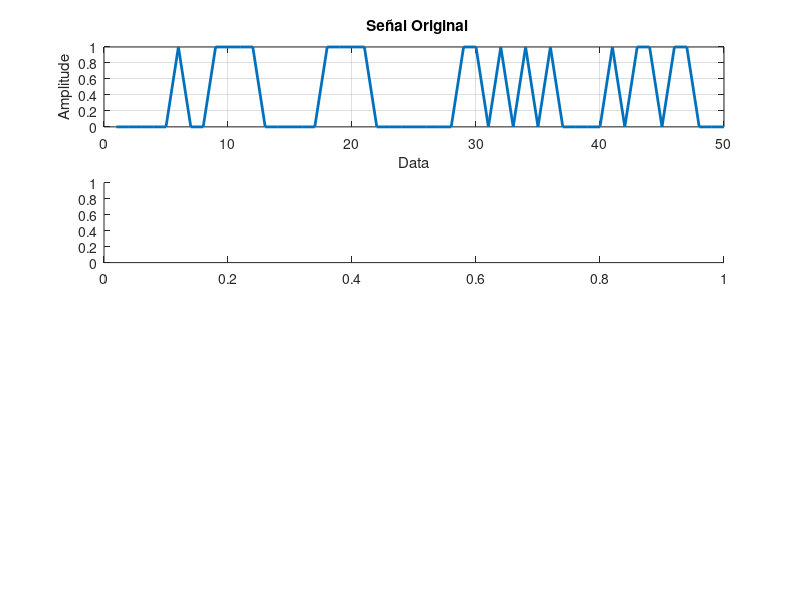

This figure's MATLAB source: (Note: this script raises an error after producing the figure.)
clc;
clear all;
close all;

cnt=0;
%data=[0 1 0 1 1 1 0 1 1 1 1 1 0 1]; % La información deben ser bits.
data = randn(50,1);
for i=1:length(data)
    if data(i)<=0
        data(i)=0;
        %disp("data is: "+data(i));
    elseif data(i)>0
        data(i)=1;
    end
end
%Number_of_bit=1024;
%data=randint(Number_of_bit,1);
figure(1)
figure(1)
subplot(4,1,1)
plot(data,'linewidth',2), grid on;
title('  Señal Original');
xlabel("Data");
ylabel("Amplitude");

axis([ 0 length(data) 0 1]);
data_NRZ=2*data-1; % Data Represented at NRZ form for QPSK modulation
s_p_data=reshape(data_NRZ,2,length(data)/2);  % S/P convertion of data
br=10.^6; %Let us transmission bit rate  1000000
f=br; % minimum carrier frequency
T=1/br; % bit duration
t=T/99:T/99:T; % Time vector for one bit information

% XXXXXXXXXXXXXXXXXXXXXXX QPSK modulation  XXXXXXXXXXXXXXXXXXXXXXXXXXXXXXXXX
y=[];
y_in=[];
y_qd=[];
y_noise = [];

for i=1:length(data)/2
    y1=s_p_data(1,i)*cos(2*pi*f*t); % inphase component
    %disp("size of y1: "+size(t));
    y2=s_p_data(2,i)*sin(2*pi*f*t) ;% Quadrature component
    y_in=[y_in y1]; % inphase signal vector
    y_qd=[y_qd y2]; % quadrature signal vector
    y=[y y1+y2]; % modulated signal vector
    %disp(y);
end

subplot(4,1,2);
plot(tt,Tx_sig,'r','linewidth',3), grid on;
title('Modulación QPSK');
xlabel('time(sec)');
ylabel(' amplitude(volt0');

% XXXXXXXXXXXXXXXXXXXXXXXXXXXX QPSK demodulation XXXXXXXXXXXXXXXXXXXXXXXXXX

Rx_data=[];
Rx_sig=Tx_sig; % Received signal
rx_qd_data=[];
for(i=1:1:length(data)/2)
    %%XXXXXX inphase coherent dector XXXXXXX
    Z_in=Rx_sig((i-1)*length(t)+1:i*length(t)).*cos(2*pi*f*t); 
    % above line indicats multiplication of received & inphase carred signal
    
    Z_in_intg=(trapz(t,Z_in))*(2/T);% integration using trapizodial rule
    if(Z_in_intg>0) % Decession Maker
        Rx_in_data=1;
    else
       Rx_in_data=0; 
    end
    
    %%XXXXXX Detector Coheretente en Cuadratura XXXXXX
    Z_qd=Rx_sig((i-1)*length(t)+1:i*length(t)).*sin(2*pi*f*t);
    %above line indicat multiplication of received & Quadphase carred signal
    
    Z_qd_intg=(trapz(t,Z_qd))*(2/T);%integration using trapizodial rule
        if (Z_qd_intg>0)% Decession Maker
             Rx_qd_data=1;
        else
            Rx_qd_data=0; 
        end
                
    Rx_data=[Rx_data  Rx_in_data  Rx_qd_data]; % Received Data vector
    rx_qd_data = [rx_qd_data Rx_qd_data];
    
    
end
 disp(Rx_data);
   
disp(length(Rx_data));
for i=1:length(Rx_data)
   if(data(i)~=Rx_data(i))
        cnt = cnt+1;
    end
    disp("data is: "+data(i));
    disp("Receivered data is: "+Rx_data(i));
end%%
figure(1)
subplot(4,1,3)
plot(Rx_data,'linewidth',2) 
title('Señal demodulada');
axis([ 0 length(data) 0 1]), grid on;

disp("cnt is: "+cnt);
disp("len of rx: "+length(Rx_data));
bit_error_probability = (cnt/length(Rx_data));
disp("bit error probabilty is:  "+bit_error_probability);
cnt=0;


% Gráfico de la constelación QAM
scatterplot(complex(s_p_data(1, :), s_p_data(2, :)));
title('Constelación QPSK');